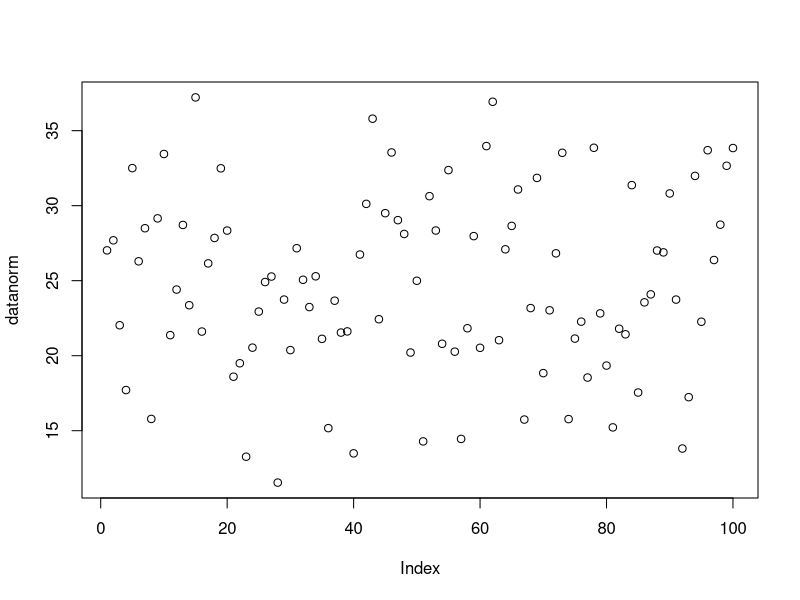

The R script that drew this image:
## ---- chunk 1
datanorm <- rnorm(100, 24, 6)
plot(datanorm)
summary(datanorm)
